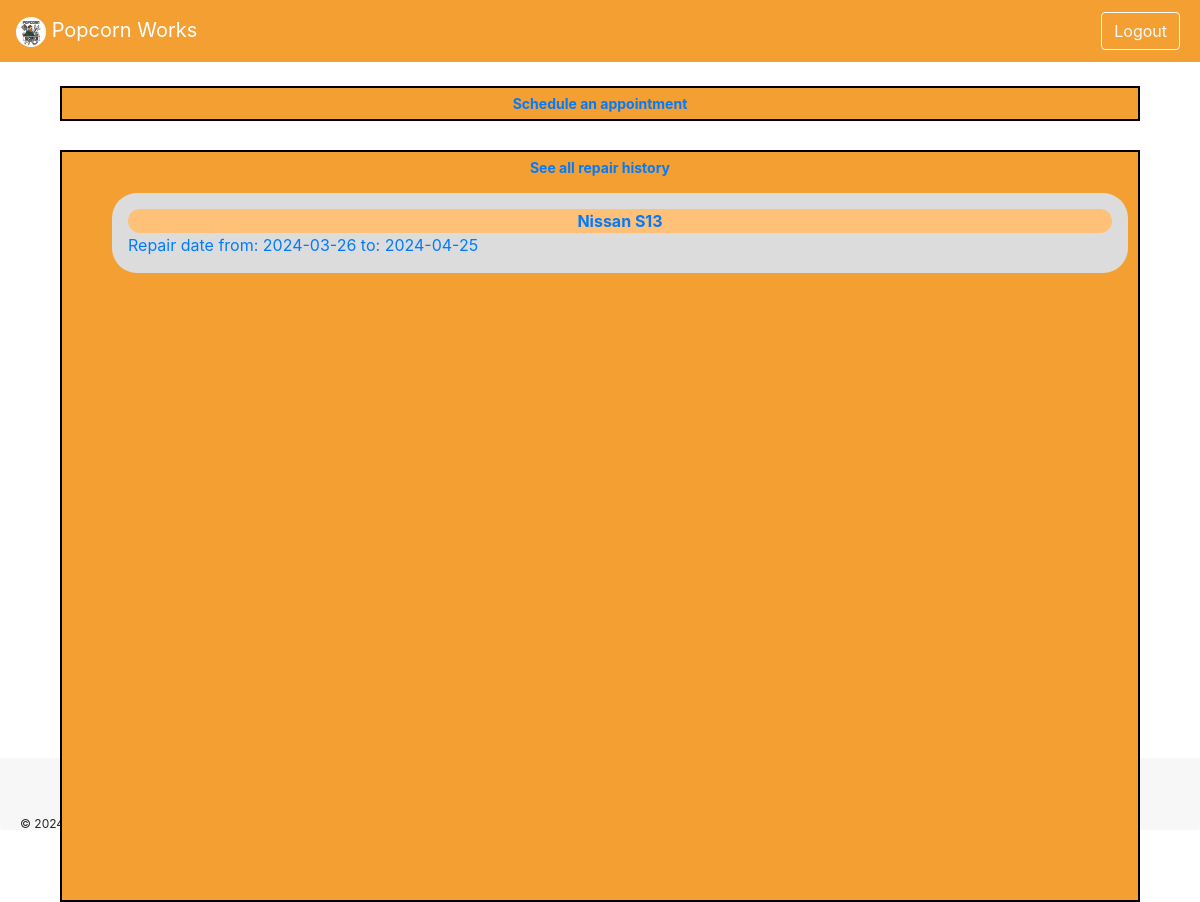
Screenshot of /customer/ (signed in) with the database file from the repository.
### models.py (models this page shows)
class Repair(Base):
    __tablename__ = "repair"
    id = Column(Integer, primary_key=True, index=True)
    car_name = Column(String)
    start_date = Column(String)
    end_date = Column(String)
    active = Column(Boolean, default=False)
    customer_id = Column(Integer, ForeignKey("user.id"))
    money = Column(Float, default=0.00)
    parts = relationship("PartsInRepair", back_populates="repair")

### routers/customer.py (the view)
@router.get("/", response_class=HTMLResponse)
async def customer_home_page(request: Request, db: Session = Depends(get_db)):
    redirection = check_user_role_and_redirect(request, db, 'customer')
    if redirection["is_needed"]:
        return redirection['redirection']
    user = get_current_user(request)
    customer_repairs = db.query(models.Repair).filter(
        models.Repair.customer_id == user['id']).all()
    return templates.TemplateResponse("customer.html", {"request": request,
                                                        "user": user,
                                                        "customer_repairs": customer_repairs})

### templates/customer.html
{% include 'layout.html' %}
<div class="corner-element top-mechanic" style="height: auto; margin-top: 1rem;">
    <a href="/customer/calendar">
        <div class="corner-title">Schedule an appointment</div>
    </a>
</div>
<div>
    <div class="corner-element top-mechanic" style="margin-top: 5em; height: 47em;">
        <a href="/customer/repairs">
            <div class="corner-title">See all repair history</div>
        </a>
        <div class="scrollable-mechanic-list">
            <ul>
                {% for repair in customer_repairs %}
                <a href="/customer/repairs/{{repair.id}}">
                    <li style="list-style: none;">
                        <div class="message-box">
                            <div class="email_box" style="background: #ffc078; height: auto;">
                                <strong>{{ repair.car_name}}</strong>
                            </div>
                            <div>Repair date from: {{repair.start_date}} to: {{repair.end_date}}</div>
                        </div>
                    </li>
                </a>
                {% endfor %}
            </ul>
        </div>
    </div>
</div>

### static/popcorn/css/base.css (style rules this page uses)
body { position: relative; background: #fafafa; color: #33333a; padding-top: 70px; }

### rows the page displays
Repair: car_name "Nissan S13", start_date "2024-03-26", end_date "2024-04-25"
